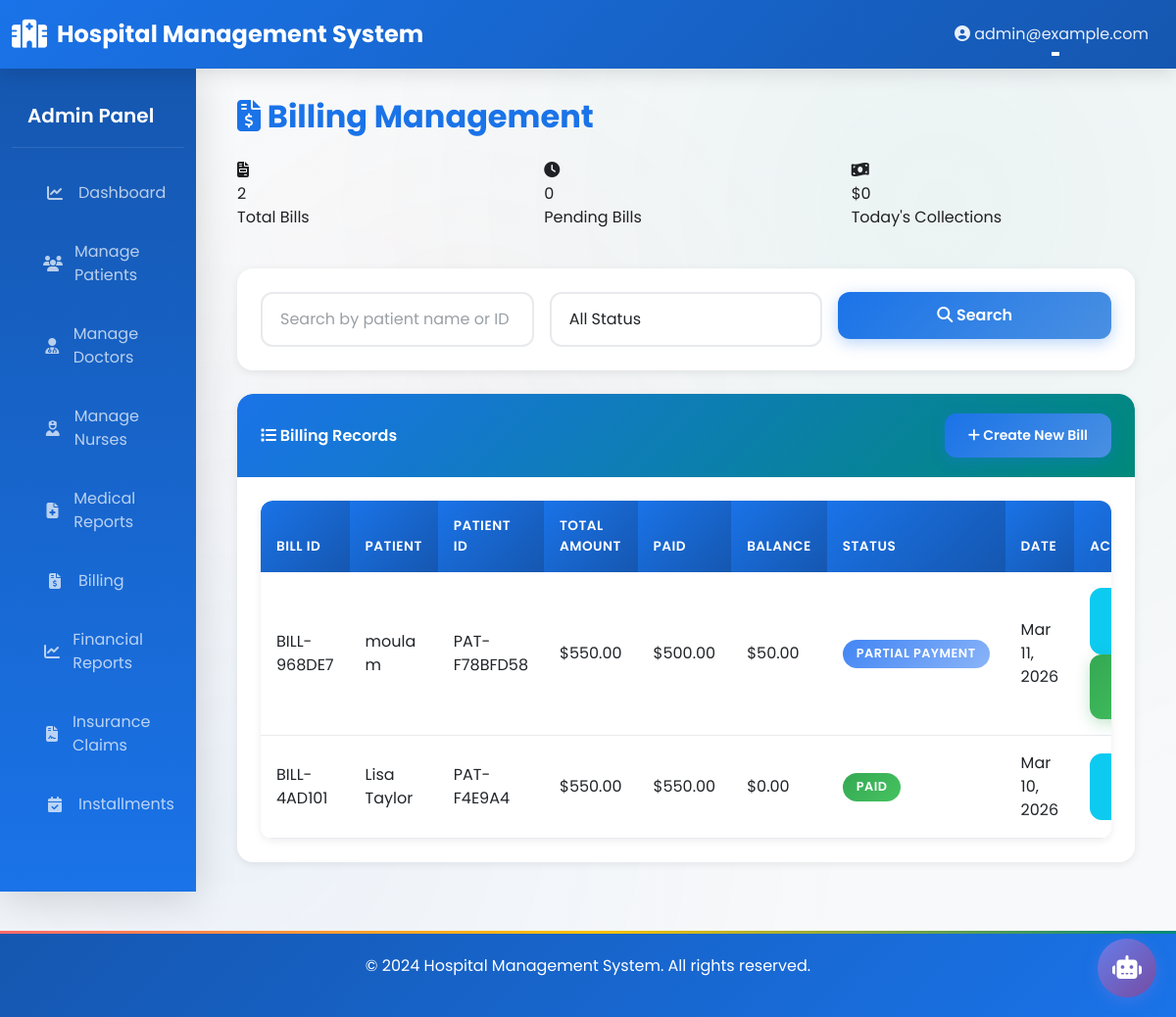
Screenshot of /billing/ (signed in) with the database file from the repository.
### accounts/models.py (models this page shows, shortened)
class CustomUser(AbstractUser):
    ROLE_CHOICES = (
        ('ADMIN', 'Administrator'),
        ('DOCTOR', 'Doctor'),
        ('NURSE', 'Nurse'),
        ('PHARMACIST', 'Pharmacist'),
        ('RECEPTIONIST', 'Receptionist'),
        ('PATIENT', 'Patient'),
    )
    role = models.CharField(max_length=20, choices=ROLE_CHOICES, default='PATIENT')
    phone = models.CharField(max_length=20, blank=True, null=True)
    address = models.TextField(blank=True, null=True)
    city = models.CharField(max_length=100, blank=True, null=True)
    state = models.CharField(max_length=100, blank=True, null=True)
    profile_picture = models.ImageField(upload_to='profile_pictures/', blank=True, null=True)
    created_at = models.DateTimeField(auto_now_add=True)
    updated_at = models.DateTimeField(auto_now=True)
    is_active_user = models.BooleanField(default=True)
    class Meta:
        ordering = ['-created_at']
        indexes = [
            models.Index(fields=['role']),
            models.Index(fields=['email']),
        ]

class Patient(models.Model):
    BLOOD_GROUP_CHOICES = (
        ('A+', 'A+'),
        ('A-', 'A-'),
        ('B+', 'B+'),
        ('B-', 'B-'),
        ('AB+', 'AB+'),
        ('AB-', 'AB-'),
        ('O+', 'O+'),
        ('O-', 'O-'),
    )
    GENDER_CHOICES = (
        ('M', 'Male'),
        ('F', 'Female'),
        ('O', 'Other'),
    )
    STATUS_CHOICES = (
        ('ADMITTED', 'Admitted'),
        ('DISCHARGED', 'Discharged'),
        ('OUTPATIENT', 'Outpatient'),
    )
    user = models.OneToOneField(CustomUser, on_delete=models.CASCADE, related_name='patient_profile')
    patient_id = models.CharField(max_length=50, unique=True)
    date_of_birth = models.DateField()
    gender = models.CharField(max_length=1, choices=GENDER_CHOICES)
    blood_group = models.CharField(max_length=5, choices=BLOOD_GROUP_CHOICES, blank=True, null=True)
    emergency_contact = models.CharField(max_length=20)
    emergency_contact_name = models.CharField(max_length=100)
    allergies = models.TextField(blank=True, null=True)
    medical_history = models.TextField(blank=True, null=True)
    assigned_doctor = models.ForeignKey(Doctor, on_delete=models.SET_NULL, null=True, blank=True,
                                        related_name='patients')
    assigned_nurse = models.ForeignKey(Nurse, on_delete=models.SET_NULL, null=True, blank=True,
                                       related_name='patients')
    admission_status = models.CharField(max_length=20, choices=STATUS_CHOICES, default='OUTPATIENT')
    admission_date = models.DateTimeField(null=True, blank=True)
    discharge_date = models.DateTimeField(null=True, blank=True)
    discharge_summary = models.TextField(blank=True, null=True)
    created_at = models.DateTimeField(auto_now_add=True)
    updated_at = models.DateTimeField(auto_now=True)
    class Meta:
        ordering = ['-created_at']
        indexes = [
            models.Index(fields=['patient_id']),
            models.Index(fields=['admission_status']),
        ]

### billing/models.py (models this page shows, shortened)
class Billing(models.Model):
    STATUS_CHOICES = (
        ('PENDING', 'Pending'),
        ('PAID', 'Paid'),
        ('PARTIAL', 'Partial Payment'),
        ('OVERDUE', 'Overdue'),
        ('CANCELLED', 'Cancelled'),
    )
    PAYMENT_METHOD_CHOICES = (
        ('CASH', 'Cash'),
        ('CARD', 'Credit/Debit Card'),
        ('UPI', 'UPI'),
        ('INSURANCE', 'Insurance'),
        ('BANK_TRANSFER', 'Bank Transfer'),
    )
    billing_id = models.CharField(max_length=50, unique=True)
    patient = models.ForeignKey(Patient, on_delete=models.CASCADE, related_name='billings')
    doctor = models.ForeignKey(Doctor, on_delete=models.SET_NULL, null=True, blank=True, related_name='billings')
    appointment_id = models.CharField(max_length=50, blank=True, null=True)
    consultation_fee = models.DecimalField(max_digits=10, decimal_places=2, default=0)
    medicine_cost = models.DecimalField(max_digits=10, decimal_places=2, default=0)
    test_cost = models.DecimalField(max_digits=10, decimal_places=2, default=0)
    hospital_charges = models.DecimalField(max_digits=10, decimal_places=2, default=0)
    other_charges = models.DecimalField(max_digits=10, decimal_places=2, default=0)
    subtotal = models.DecimalField(max_digits=10, decimal_places=2, default=0)
    tax = models.DecimalField(max_digits=10, decimal_places=2, default=0)
    discount = models.DecimalField(max_digits=10, decimal_places=2, default=0)
    total_amount = models.DecimalField(max_digits=10, decimal_places=2, default=0)
    amount_paid = models.DecimalField(max_digits=10, decimal_places=2, default=0)
    payment_method = models.CharField(max_length=20, choices=PAYMENT_METHOD_CHOICES, blank=True, null=True)
    payment_date = models.DateTimeField(blank=True, null=True)
    status = models.CharField(max_length=20, choices=STATUS_CHOICES, default='PENDING')
    notes = models.TextField(blank=True, null=True)
    created_at = models.DateTimeField(auto_now_add=True)
    updated_at = models.DateTimeField(auto_now=True)
    due_date = models.DateField(blank=True, null=True)
    class Meta:
        ordering = ['-created_at']
    @property
    def get_balance(self):
        return self.total_amount - self.amount_paid

### billing/views.py (the view, shortened to what this page needs)
# urls.py: path('', views.BillingListView.as_view(), name='billing_list'),
class BillingListView(LoginRequiredMixin, ReceptionistBillingMixin, ListView):
    model = Billing
    template_name = 'billing/billing_list.html'
    context_object_name = 'billings'
    paginate_by = 20
    def get_queryset(self):
        queryset = Billing.objects.select_related('patient__user', 'doctor__user')
        search = self.request.GET.get('search', '')
        status = self.request.GET.get('status', '')
        if status:
            queryset = queryset.filter(status=status)
        return queryset.order_by('-created_at')
    def get_context_data(self, **kwargs):
        context = super().get_context_data(**kwargs)
        context['search'] = self.request.GET.get('search', '')
        context['status_filter'] = self.request.GET.get('status', '')
        context['statuses'] = Billing.STATUS_CHOICES
        today = timezone.now().date()
        context['total_bills'] = Billing.objects.count()
        context['pending_bills'] = Billing.objects.filter(status='PENDING').count()
        context['today_collections'] = Billing.objects.filter(
            status='PAID',
            payment_date__date=today
        ).aggregate(Sum('amount_paid'))['amount_paid__sum'] or 0
        return context

### billing/views.py (called while the page is built)
    def test_func(self):
        return self.request.user.role in ['RECEPTIONIST', 'ADMIN']

### templates/billing/billing_list.html (shortened to what this page needs)
{% extends "base.html" %}
{% block content %}
<div class="mb-4">
    <h2 style="color: var(--primary-color); font-weight: 700;">
        <i class="fas fa-file-invoice-dollar"></i> Billing Management
    </h2>
</div>
<div class="row mb-4">
    <div class="col-md-4 mb-3">
        <div class="stat-card">
            <div class="icon"><i class="fas fa-file-invoice"></i></div>
            <div class="number">{{ total_bills }}</div>
            <div class="label">Total Bills</div>
        </div>
    </div>
    <div class="col-md-4 mb-3">
        <div class="stat-card">
            <div class="icon"><i class="fas fa-clock"></i></div>
            <div class="number">{{ pending_bills }}</div>
            <div class="label">Pending Bills</div>
        </div>
    </div>
    <div class="col-md-4 mb-3">
        <div class="stat-card">
            <div class="icon"><i class="fas fa-money-bill-wave"></i></div>
            <div class="number">${{ today_collections }}</div>
            <div class="label">Today's Collections</div>
        </div>
    </div>
</div>
<div class="card mb-4">
    <div class="card-body">
        <form method="get" class="row g-3">
            <div class="col-md-4">
                <input type="text" name="search" class="form-control" placeholder="Search by patient name or ID" value="{{ search }}">
            </div>
            <div class="col-md-4">
                <select name="status" class="form-select">
                    <option value="">All Status</option>
                </select>
            </div>
            <div class="col-md-4">
                <button type="submit" class="btn btn-primary w-100">
                    <i class="fas fa-search"></i> Search
                </button>
            </div>
        </form>
    </div>
</div>
<div class="card">
    <div class="card-header d-flex justify-content-between align-items-center">
        <span><i class="fas fa-list"></i> Billing Records</span>
        <a href="{% url 'billing:create_billing' %}" class="btn btn-sm btn-primary">
            <i class="fas fa-plus"></i> Create New Bill
        </a>
    </div>
    <div class="card-body">
        {% if billings %}
        <div class="table-responsive">
            <table class="table">
                <thead>
                    <tr>
                        <th>Bill ID</th>
                        <th>Patient</th>
                        <th>Patient ID</th>
                        <th>Total Amount</th>
                        <th>Paid</th>
                        <th>Balance</th>
                        <th>Status</th>
                        <th>Date</th>
                        <th>Actions</th>
                    </tr>
                </thead>
                <tbody>
                    {% for bill in billings %}
                    <tr>
                        <td>{{ bill.billing_id }}</td>
                        <td>{{ bill.patient.user.get_full_name }}</td>
                        <td>{{ bill.patient.patient_id }}</td>
                        <td>${{ bill.total_amount }}</td>
                        <td>${{ bill.amount_paid }}</td>
                        <td>${{ bill.get_balance }}</td>
                        <td>
                            <span class="badge {% if bill.status == 'PAID' %}badge-success{% elif bill.status == 'PENDING' %}badge-warning{% elif bill.status == 'OVERDUE' %}badge-danger{% else %}badge-info{% endif %}">
                                {{ bill.get_status_display }}
                            </span>
                        </td>
                        <td>{{ bill.created_at|date:"M d, Y" }}</td>
                        <td>
                            <a href="{% url 'billing:billing_detail' bill.id %}" class="btn btn-sm btn-info">
                            </a>
                            {% if bill.status != 'PAID' %}
                            <a href="{% url 'billing:add_payment' bill.id %}" class="btn btn-sm btn-success">
                            </a>
                            {% endif %}
                        </td>
                    </tr>
                    {% endfor %}
                </tbody>
            </table>
        </div>
        {% else %}
        <p class="text-muted">No billing records found</p>
        {% endif %}
    </div>
</div>
{% endblock %}

### templates/base.html (shortened to what this page needs)
{% load static %}
<!DOCTYPE html>
<html lang="en">
<head>
    <link href="https://cdn.jsdelivr.net/npm/bootstrap@5.3.0/dist/css/bootstrap.min.css" rel="stylesheet">
    <link rel="stylesheet" href="https://cdnjs.cloudflare.com/ajax/libs/font-awesome/6.4.0/css/all.min.css">
    <link rel="stylesheet" href="{% static 'css/custom.css' %}">
</head>
<body>
    <nav class="navbar navbar-expand-lg navbar-dark sticky-top">
        <div class="container-fluid">
            <a class="navbar-brand" href="{% url 'home' %}">
                <i class="fas fa-hospital"></i> Hospital Management System
            </a>
            <div class="collapse navbar-collapse" id="navbarNav">
                <ul class="navbar-nav ms-auto">
                    {% if user.is_authenticated %}
                    <li class="nav-item dropdown">
                        <a class="nav-link dropdown-toggle" href="#" id="userDropdown" role="button" data-bs-toggle="dropdown">
                            <i class="fas fa-user-circle"></i> {{ user.get_full_name|default:user.email }}
                        </a>
                    </li>
                    {% else %}
                    <li class="nav-item">
                        <a class="nav-link" href="{% url 'accounts:role_choice' %}">Login</a>
                    </li>
                    {% endif %}
                </ul>
            </div>
        </div>
    </nav>
    <div class="container-fluid">
        <div class="row">
            {% if user.is_authenticated %}
            <nav class="col-md-2 d-md-block bg-light sidebar">
                <div class="position-sticky pt-3">
                    {% if user.role == 'ADMIN' %}
                        <h5 class="px-3 text-white mb-3">Admin Panel</h5>
                        <ul class="nav flex-column">
                            <li class="nav-item">
                                <a class="nav-link" href="{% url 'dashboard:admin_dashboard' %}">
                                    <i class="fas fa-chart-line"></i> Dashboard
                                </a>
                            </li>
                            <li class="nav-item">
                                <a class="nav-link" href="{% url 'patients:patient_list' %}">
                                    <i class="fas fa-users"></i> Manage Patients
                                </a>
                            </li>
                            <li class="nav-item">
                                <a class="nav-link" href="{% url 'doctors:doctor_list' %}">
                                    <i class="fas fa-user-md"></i> Manage Doctors
                                </a>
                            </li>
                            <li class="nav-item">
                                <a class="nav-link" href="{% url 'nurses:nurse_list' %}">
                                    <i class="fas fa-user-nurse"></i> Manage Nurses
                                </a>
                            </li>
                            <li class="nav-item">
                                <a class="nav-link" href="{% url 'reports:medical_report_list' %}">
                                    <i class="fas fa-file-medical"></i> Medical Reports
                                </a>
                            </li>
                            <li class="nav-item">
                                <a class="nav-link" href="{% url 'billing:billing_list' %}">
                                    <i class="fas fa-file-invoice-dollar"></i> Billing
                                </a>
                            </li>
                            <li class="nav-item">
                                <a class="nav-link" href="{% url 'billing:financial_reports' %}">
                                    <i class="fas fa-chart-line"></i> Financial Reports
                                </a>
                            </li>
                            <li class="nav-item">
                                <a class="nav-link" href="{% url 'billing:insurance_claim_list' %}">
                                    <i class="fas fa-file-contract"></i> Insurance Claims
                                </a>
                            </li>
                            <li class="nav-item">
                                <a class="nav-link" href="{% url 'billing:installment_plan_list' %}">
                                    <i class="fas fa-calendar-check"></i> Installments
                                </a>
                            </li>
                        </ul>
                    {% endif %}
                </div>
            </nav>
            {% endif %}
            <main class="col-md-{% if user.is_authenticated %}10{% else %}12{% endif %}">
                <div class="main-content">
                    {% block content %}{% endblock %}
                </div>
            </main>
        </div>
    </div>
    <footer class="footer">
        <p>&copy; 2024 Hospital Management System. All rights reserved.</p>
    </footer>
    {% if user.is_authenticated %}
    <div id="chat-widget">
        <button id="chat-toggle-btn" class="chat-toggle-btn" onclick="toggleChat()">
            <i class="fas fa-robot"></i>
        </button>
    </div>
    {% endif %}
</body>
</html>

### templates/base.html (style rules this page uses)
#chat-widget { position: fixed; bottom: 20px; right: 20px; z-index: 1000; }
.chat-toggle-btn { width: 60px; height: 60px; border-radius: 50%; background: linear-gradient(135deg, #667eea 0%, #764ba2 100%); border: none; color: white; font-size: 24px; cursor: pointer; box-shadow: 0 4px 15px rgba(102, 126, 234, 0.4); transition: transform 0.3s; }

### rows the page displays
CustomUser: get_full_name "admin@example.com"
Billing: billing_id "BILL-968DE7", patient.user.get_full_name "moula m", patient.patient_id "PAT-F78BFD58", total_amount "550.00", amount_paid "500.00", get_balance "50.00", status "PARTIAL PAYMENT", created_at "Mar 11, 2026"
Billing: billing_id "BILL-4AD101", patient.user.get_full_name "Lisa Taylor", patient.patient_id "PAT-F4E9A4", total_amount "550.00", amount_paid "550.00", get_balance "0.00", status "PAID", created_at "Mar 10, 2026"

### other values shown
{{ total_bills }} "2"
{{ pending_bills }} "0"
{{ today_collections }} "0"
